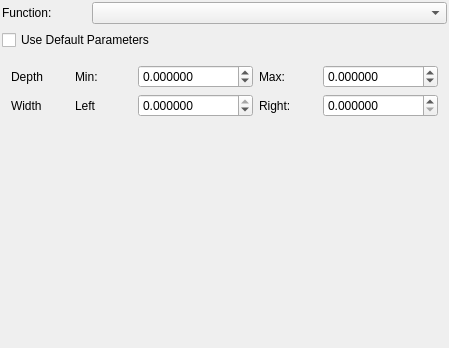
<?xml version="1.0" encoding="UTF-8"?>
<ui version="4.0">
 <class>qtCMBFunctionEditor</class>
 <widget class="QWidget" name="qtCMBFunctionEditor">
  <property name="geometry">
   <rect>
    <x>0</x>
    <y>0</y>
    <width>449</width>
    <height>348</height>
   </rect>
  </property>
  <property name="windowTitle">
   <string>Form</string>
  </property>
  <layout class="QGridLayout" name="gridLayout">
   <property name="margin">
    <number>2</number>
   </property>
   <item row="1" column="0" colspan="5">
    <widget class="QCheckBox" name="useDefaults">
     <property name="text">
      <string>Use Default Parameters</string>
     </property>
    </widget>
   </item>
   <item row="0" column="1" colspan="4">
    <widget class="QComboBox" name="function"/>
   </item>
   <item row="0" column="0">
    <widget class="QLabel" name="label">
     <property name="text">
      <string>Function:</string>
     </property>
    </widget>
   </item>
   <item row="2" column="0" colspan="5">
    <widget class="QWidget" name="parameters" native="true">
     <layout class="QGridLayout" name="gridLayout_2">
      <item row="0" column="2">
       <widget class="QDoubleSpinBox" name="minDepth">
        <property name="decimals">
         <number>6</number>
        </property>
        <property name="minimum">
         <double>-1000000.000000000000000</double>
        </property>
        <property name="maximum">
         <double>1000000.000000000000000</double>
        </property>
       </widget>
      </item>
      <item row="0" column="0">
       <widget class="QLabel" name="minDepthL">
        <property name="text">
         <string>Depth</string>
        </property>
       </widget>
      </item>
      <item row="0" column="1">
       <widget class="QLabel" name="label_2">
        <property name="text">
         <string>Min:</string>
        </property>
       </widget>
      </item>
      <item row="0" column="4">
       <widget class="QDoubleSpinBox" name="maxDepth">
        <property name="decimals">
         <number>6</number>
        </property>
        <property name="minimum">
         <double>-1000000.000000000000000</double>
        </property>
        <property name="maximum">
         <double>1000000.000000000000000</double>
        </property>
        <property name="value">
         <double>0.000000000000000</double>
        </property>
       </widget>
      </item>
      <item row="0" column="3">
       <widget class="QLabel" name="label_3">
        <property name="text">
         <string>Max:</string>
        </property>
       </widget>
      </item>
      <item row="1" column="0">
       <widget class="QLabel" name="label_4">
        <property name="text">
         <string>Width</string>
        </property>
       </widget>
      </item>
      <item row="1" column="1">
       <widget class="QLabel" name="label_5">
        <property name="text">
         <string>Left</string>
        </property>
       </widget>
      </item>
      <item row="1" column="2">
       <widget class="QDoubleSpinBox" name="leftDist">
        <property name="decimals">
         <number>6</number>
        </property>
        <property name="minimum">
         <double>-1000000.000000000000000</double>
        </property>
        <property name="maximum">
         <double>0.000000000000000</double>
        </property>
       </widget>
      </item>
      <item row="1" column="3">
       <widget class="QLabel" name="label_6">
        <property name="text">
         <string>Right:</string>
        </property>
       </widget>
      </item>
      <item row="1" column="4">
       <widget class="QDoubleSpinBox" name="rightDist">
        <property name="decimals">
         <number>6</number>
        </property>
        <property name="maximum">
         <double>1000000.000000000000000</double>
        </property>
       </widget>
      </item>
     </layout>
    </widget>
   </item>
   <item row="5" column="0" colspan="5">
    <spacer name="verticalSpacer">
     <property name="orientation">
      <enum>Qt::Vertical</enum>
     </property>
     <property name="sizeHint" stdset="0">
      <size>
       <width>20</width>
       <height>40</height>
      </size>
     </property>
    </spacer>
   </item>
  </layout>
 </widget>
 <resources/>
 <connections/>
</ui>
